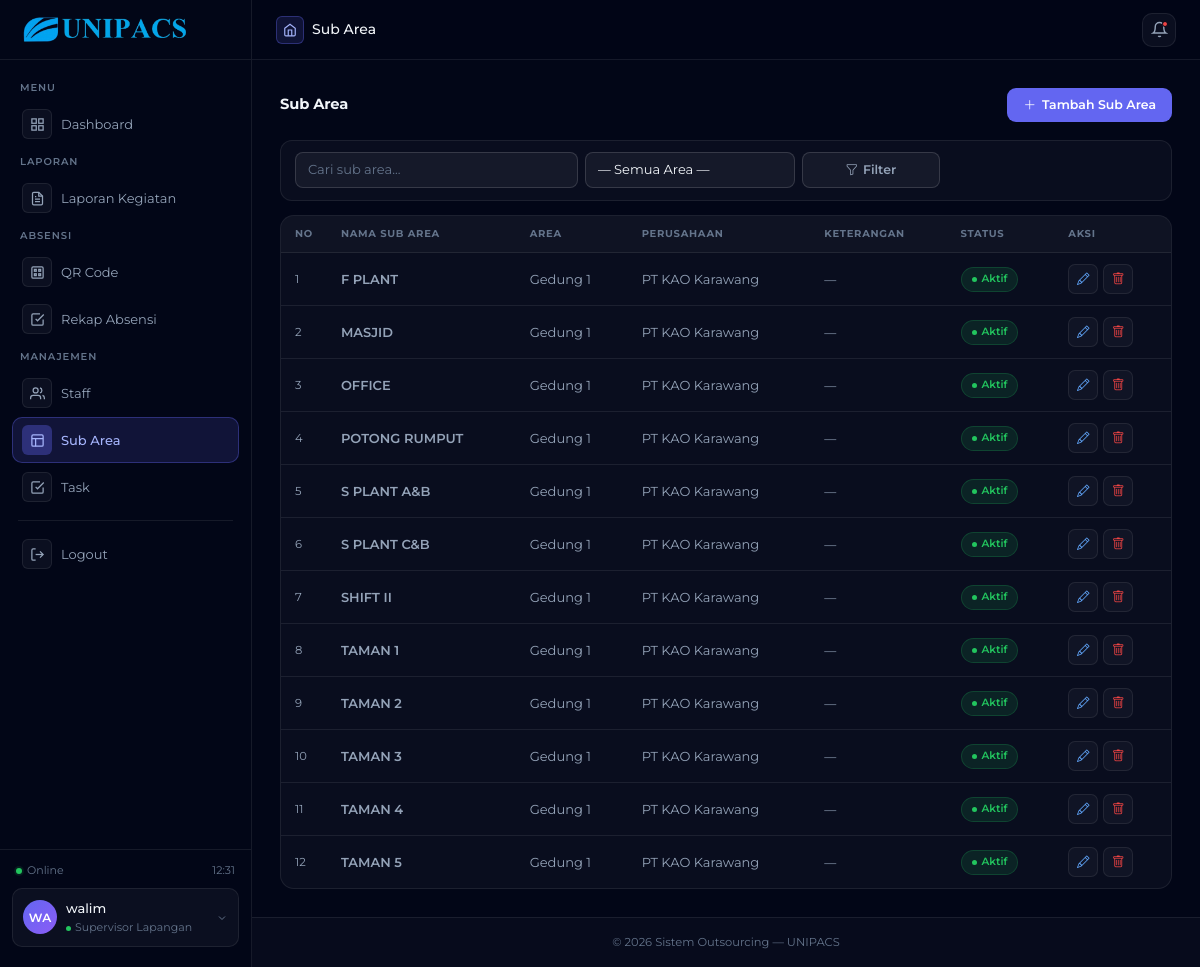
The page /supervisor/subarea/ (signed in) on the database its author committed.
### outsourcing/models.py (models this page shows, shortened)
class User(AbstractUser):
    role = models.CharField(
        max_length=30,
        choices=RoleChoices.choices,
        default=RoleChoices.STAFF,
    )
    nama_lengkap = models.CharField(max_length=150, blank=True)
    jenis_kelamin = models.CharField(
        max_length=1,
        choices=GenderChoices.choices,
        blank=True,
        null=True,
    )
    nik = models.CharField(
        max_length=20,
        blank=True,
        null=True,
        unique=True,
        help_text='NIK / ID Karyawan (contoh: 202403157)',
    )
    telepon      = models.CharField(
        max_length=20,
        blank=True,
        validators=[telepon_validator],
    )
    foto_profil  = models.ImageField(
        upload_to='foto_profil/',
        blank=True,
        null=True,
    )
    dibuat_pada  = models.DateTimeField(auto_now_add=True)
    diubah_pada  = models.DateTimeField(auto_now=True)
    class Meta:
        verbose_name        = 'Pengguna'
        verbose_name_plural = 'Pengguna'
        ordering            = ['nama_lengkap']

class SubArea(models.Model):
    area        = models.ForeignKey(
        AreaKerja,
        on_delete=models.CASCADE,
        related_name='sub_area',
    )
    nama_sub_area = models.CharField(max_length=150)
    keterangan    = models.TextField(blank=True)
    is_active      = models.BooleanField(default=True)
    dibuat_pada   = models.DateTimeField(auto_now_add=True)
    diubah_pada   = models.DateTimeField(auto_now=True)
    objects = models.Manager()
    aktif   = AktifManager()
    class Meta:
        verbose_name        = 'Sub Area'
        verbose_name_plural = 'Sub Area'
        ordering            = ['area', 'nama_sub_area']
        unique_together     = ['area', 'nama_sub_area']

class AreaKerja(models.Model):
    perusahaan  = models.ForeignKey(
        Perusahaan,
        on_delete=models.CASCADE,
        related_name='area_kerja',
    )
    nama_area   = models.CharField(max_length=150)
    keterangan  = models.TextField(blank=True)
    is_active    = models.BooleanField(default=True)
    dibuat_pada = models.DateTimeField(auto_now_add=True)
    diubah_pada = models.DateTimeField(auto_now=True)
    objects = models.Manager()
    aktif   = AktifManager()
    class Meta:
        verbose_name        = 'Area Kerja'
        verbose_name_plural = 'Area Kerja'
        ordering            = ['perusahaan', 'nama_area']
        unique_together     = ['perusahaan', 'nama_area']

class Perusahaan(models.Model):
    nama_perusahaan = models.CharField(max_length=200)
    alamat          = models.TextField()
    telepon         = models.CharField(max_length=20, blank=True)
    email           = models.EmailField(blank=True)
    jenis_jasa      = models.ManyToManyField(
        JenisJasa,
        related_name='perusahaan',
        blank=True,
    )
    customer        = models.OneToOneField(
        User,
        on_delete=models.SET_NULL,
        null=True,
        blank=True,
        related_name='perusahaan_customer',
        limit_choices_to={'role': RoleChoices.CUSTOMER},
    )
    foto_perusahaan  = models.ImageField(
        upload_to='foto_perusahaan/',
        blank=True,
        null=True,
    )
    is_active    = models.BooleanField(default=True)
    dibuat_pada = models.DateTimeField(auto_now_add=True)
    diubah_pada = models.DateTimeField(auto_now=True)
    objects = models.Manager()
    aktif   = AktifManager()
    class Meta:
        verbose_name        = 'Perusahaan'
        verbose_name_plural = 'Perusahaan'
        ordering            = ['nama_perusahaan']

### outsourcing/views/supervisor/area_kerja.py (the view)
# urls.py: path('supervisor/subarea/', subarea_list, name='supervisor_subarea_list'),
@supervisor_required
def subarea_list(request, area_pk=None):
    q = request.GET.get('q', '').strip()
    perusahaan_ids = SupervisorPerusahaan.objects.filter(
        supervisor=request.user,
        is_active=True
    ).values_list('perusahaan_id', flat=True)
    area_qs = AreaKerja.objects.filter(
        perusahaan_id__in=perusahaan_ids,
        is_active=True
    )
    if not area_qs.exists():
        messages.warning(request, "Anda belum memiliki area. Hubungi admin.")
    subarea_qs = SubArea.objects.filter(
        area__in=area_qs,
        is_active=True
    ).select_related('area', 'area__perusahaan')
    if area_pk:
        if not area_qs.filter(pk=area_pk).exists():
            messages.error(request, "Area tidak valid atau bukan akses Anda.")
            subarea_qs = SubArea.objects.none()
        else:
            subarea_qs = subarea_qs.filter(area_id=area_pk)
    if q:
        subarea_qs = subarea_qs.filter(
            Q(nama_sub_area__icontains=q) |
            Q(area__nama_area__icontains=q)
        )
    context = {
        'subarea_list': subarea_qs.order_by(
            'area__perusahaan__nama_perusahaan',
            'area__nama_area',
            'nama_sub_area'
        ),
        'area_list': area_qs,
        'q': q,
        'area_pk': area_pk,
        'page_title': 'Sub Area',
    }
    return render(request, 'supervisor/area_kerja/subarea_list.html', context)

### outsourcing/templates/supervisor/area_kerja/subarea_list.html (shortened to what this page needs)
{% extends 'supervisor/base_supervisor.html' %}
{% load static %}
{% block extra_css %}
<link rel="stylesheet" href="{% static 'css/supervisor/list_subarea.css' %}">
{% endblock %}
{% block content %}
<div class="page-header">
    <h5>Sub Area</h5>
    <a href="{% url 'supervisor_subarea_create' %}" class="btn-tambah">
        <i class="bi bi-plus-lg"></i> Tambah Sub Area
    </a>
</div>
<div class="filter-card">
    <form method="get" class="row g-2">
        <div class="col-md-4">
            <input type="text" name="q" value="{{ q }}"
                   class="form-control" placeholder="Cari sub area...">
        </div>
        <div class="col-md-3">
            <select name="area_pk" class="form-select">
                <option value="">— Semua Area —</option>
            </select>
        </div>
        <div class="col-md-2">
            <button type="submit" class="btn-filter">
                <i class="bi bi-funnel"></i> Filter
            </button>
        </div>
        <div class="col-md-3">
        </div>
    </form>
</div>
<div class="table-card">
    <table>
        <thead>
            <tr>
                <th>No</th>
                <th>Nama Sub Area</th>
                <th>Area</th>
                <th>Perusahaan</th>
                <th>Keterangan</th>
                <th>Status</th>
                <th>Aksi</th>
            </tr>
        </thead>
        <tbody>
            {% for subarea in subarea_list %}
            <tr>
                <td class="td-no">{{ forloop.counter }}</td>
                <td class="td-nama">{{ subarea.nama_sub_area }}</td>
                <td>{{ subarea.area.nama_area }}</td>
                <td>{{ subarea.area.perusahaan.nama_perusahaan }}</td>
                <td class="td-muted">{{ subarea.keterangan|default:'—' }}</td>
                <td>
                    {% if subarea.is_active %}
                        <span class="badge-aktif">Aktif</span>
                    {% else %}
                        <span class="badge-nonaktif">Nonaktif</span>
                    {% endif %}
                </td>
                <td>
                    <div class="action-btns">
                        <a href="{% url 'supervisor_subarea_edit' subarea.pk %}" class="btn-edit">
                            <i class="bi bi-pencil"></i>
                        </a>
                        <button class="btn-hapus"
                            data-bs-toggle="modal"
                            data-bs-target="#modalHapus{{ subarea.pk }}">
                            <i class="bi bi-trash"></i>
                        </button>
                    </div>
                </td>
            </tr>
            {% empty %}
            <tr class="empty-row">
                <td colspan="7">Belum ada sub area.</td>
            </tr>
            {% endfor %}
        </tbody>
    </table>
</div>
{% endblock %}

### outsourcing/templates/base/base.html (shortened to what this page needs)
{% load static %}
<!DOCTYPE html>
<html lang="id">
<head>
    <link href="https://cdn.jsdelivr.net/npm/bootstrap@5.3.2/dist/css/bootstrap.min.css" rel="stylesheet">
    <link href="https://cdn.jsdelivr.net/npm/bootstrap-icons@1.11.3/font/bootstrap-icons.css" rel="stylesheet">
    <link rel="stylesheet" href="https://cdnjs.cloudflare.com/ajax/libs/font-awesome/6.4.0/css/all.min.css">
    <link href="{% static 'css/base.css' %}" rel="stylesheet">
    {% block extra_css %}{% endblock %}
</head>
<body>
<div class="orb two"></div>
<div class="orb three"></div>
<div class="app-shell">
<div class="sidebar" id="sidebar">
    <div class="sidebar-logo">
        <div class="logo-mark">
            <img src="{% static 'image/logo.png' %}" alt="UNIPACS Logo">
        </div>
    </div>
    <div class="sidebar-nav">
        {% block sidebar %}{% endblock %}
        <div class="nav-divider"></div>
        <form method="post" action="{% url 'logout' %}">
            <button type="submit" class="nav-link logout-nav-btn">
                <div class="nav-icon">
                    <svg viewBox="0 0 24 24" fill="none" stroke="currentColor" stroke-width="2">
                        <path d="M9 21H5a2 2 0 0 1-2-2V5a2 2 0 0 1 2-2h4"/>
                        <polyline points="16 17 21 12 16 7"/>
                        <line x1="21" y1="12" x2="9" y2="12"/>
                    </svg>
                </div>
                <span class="nav-label">Logout</span>
            </button>
        </form>
    </div>
    <div class="sidebar-footer">
        <div class="system-status">
            <div class="status-pill">
                <div class="status-dot online"></div>
                <span>Online</span>
            </div>
            <div class="sidebar-clock" id="clock">00:00</div>
        </div>
        <div class="user-card">
            <div class="user-avatar">
                {{ request.user.nama_lengkap|default:request.user.username|slice:":2"|upper }}
            </div>
            <div class="user-info">
                <div class="user-name">
                    {{ request.user.nama_lengkap|default:request.user.username }}
                </div>
                <div class="user-role">
                    <div class="role-badge-dot"></div>
                    <span>{{ request.user.get_role_display }}</span>
                </div>
            </div>
            <div class="user-chevron">
                <svg width="12" height="12" viewBox="0 0 24 24" fill="none" stroke="currentColor" stroke-width="2">
                    <polyline points="6 9 12 15 18 9"/>
                </svg>
            </div>
        </div>
    </div>
</div>
    <div class="main-area">
        <div class="top-header">
            <div class="page-breadcrumb">
                <div class="breadcrumb-icon">
                    <svg viewBox="0 0 24 24" fill="none" stroke="currentColor" stroke-width="2">
                        <path d="M3 9l9-7 9 7v11a2 2 0 0 1-2 2H5a2 2 0 0 1-2-2z"/>
                        <polyline points="9 22 9 12 15 12 15 22"/>
                    </svg>
                </div>
                <div class="page-title">{{ page_title }}</div>
            </div>
            <div class="header-actions">
                <button class="header-btn">
                    <svg viewBox="0 0 24 24" fill="none" stroke="currentColor" stroke-width="2">
                        <path d="M18 8A6 6 0 0 0 6 8c0 7-3 9-3 9h18s-3-2-3-9"/>
                        <path d="M13.73 21a2 2 0 0 1-3.46 0"/>
                    </svg>
                    <div class="notif-dot"></div>
                </button>
            </div>
        </div>
        <div class="page-content">
            {% block content %}{% endblock %}
        </div>
        <footer class="main-footer">
            <div class="footer-content">
                <p>© {% now "Y" %} Sistem Outsourcing — UNIPACS</p>
            </div>
        </footer>
    </div>
</div>
</body>
</html>

### outsourcing/static/css/supervisor/list_subarea.css (style rules this page uses)
.page-header { display: flex; justify-content: space-between; align-items: center; margin-bottom: 1.25rem; }
.page-header h5 { font-size: 1.05rem; font-weight: 700; letter-spacing: -0.01em; color: var(--clr-text-primary); margin: 0; }
.btn-tambah { display: inline-flex; align-items: center; gap: 6px; background: var(--clr-accent); color: #fff; border: none; border-radius: 9px; padding: 7px 16px; font-size: 12.5px; font-weight: 600; font-family: var(--font-base); text-decoration: none; transition: background 0.15s, transform 0.1s, box-shadow 0.15s; cursor: pointer; }
.filter-card { background: rgba(255, 255, 255, 0.03); border: 1px solid var(--clr-border); border-radius: 12px; padding: .85rem 1rem; margin-bottom: 1rem; }
.filter-card .form-control, .filter-card .form-select { background: rgba(255, 255, 255, 0.05); border: 1px solid var(--clr-border-strong); border-radius: 8px; color: var(--clr-text-primary); font-size: 13px; font-family: var(--font-base); padding: 7px 12px; transition: border-color 150ms, box-shadow 150ms; width: 100%; }
.filter-card .form-control::placeholder { color: var(--clr-text-muted); }
.filter-card .form-select option { background: #0c1327; color: var(--clr-text-primary); }
.btn-filter { display: inline-flex; align-items: center; justify-content: center; gap: 5px; width: 100%; padding: 7px 14px; border-radius: 8px; font-size: 12.5px; font-weight: 600; font-family: var(--font-base); border: 1px solid var(--clr-border-strong); background: rgba(255, 255, 255, 0.05); color: var(--clr-text-secondary); cursor: pointer; transition: all 150ms; }
.table-card { background: rgba(255, 255, 255, 0.03); border: 1px solid var(--clr-border); border-radius: 14px; overflow: hidden; }
.table-card table { width: 100%; border-collapse: collapse; font-size: 13px; }
.table-card thead tr { background: rgba(255, 255, 255, 0.025); border-bottom: 1px solid var(--clr-border); }
.table-card thead th { padding: 10px 14px; font-size: 10px; font-weight: 700; letter-spacing: 0.07em; text-transform: uppercase; color: var(--clr-text-muted); white-space: nowrap; }
.table-card tbody tr { border-bottom: 1px solid var(--clr-border); transition: background 0.12s; }
.table-card tbody tr:last-child { border-bottom: none; }
.table-card tbody td { padding: 11px 14px; color: var(--clr-text-secondary); vertical-align: middle; }
.td-no { font-size: 11.5px; color: var(--clr-text-muted); width: 40px; }
.td-nama { font-weight: 600; color: var(--clr-text-primary); }
.td-muted { font-size: 12px; color: var(--clr-text-muted); }
.badge-aktif { display: inline-flex; align-items: center; gap: 5px; padding: 3px 10px; border-radius: 20px; font-size: 10.5px; font-weight: 600; background: var(--clr-success-light); color: var(--clr-success); border: 1px solid rgba(34, 197, 94, 0.2); }
.badge-aktif::before { content: ''; width: 5px; height: 5px; border-radius: 50%; background: var(--clr-success); }
.action-btns { display: flex; gap: 5px; }
.btn-edit, .btn-hapus { width: 30px; height: 30px; border-radius: 7px; display: inline-flex; align-items: center; justify-content: center; font-size: 12.5px; border: 1px solid var(--clr-border); background: rgba(255, 255, 255, 0.03); text-decoration: none; cursor: pointer; transition: all 0.12s; }
.btn-edit { color: #60a5fa; }
.btn-hapus { color: var(--clr-danger); }

### rows shown on the page
User: user.nama_lengkap "WA", user.nama_lengkap "walim", user.role "Supervisor Lapangan"
SubArea: nama_sub_area "F PLANT", area.nama_area "Gedung 1", area.perusahaan.nama_perusahaan "PT KAO Karawang", keterangan "—", is_active "Aktif"
SubArea: nama_sub_area "MASJID", area.nama_area "Gedung 1", area.perusahaan.nama_perusahaan "PT KAO Karawang", keterangan "—", is_active "Aktif"
SubArea: nama_sub_area "OFFICE", area.nama_area "Gedung 1", area.perusahaan.nama_perusahaan "PT KAO Karawang", keterangan "—", is_active "Aktif"
SubArea: nama_sub_area "POTONG RUMPUT", area.nama_area "Gedung 1", area.perusahaan.nama_perusahaan "PT KAO Karawang", keterangan "—", is_active "Aktif"
SubArea: nama_sub_area "S PLANT A&B", area.nama_area "Gedung 1", area.perusahaan.nama_perusahaan "PT KAO Karawang", keterangan "—", is_active "Aktif"
SubArea: nama_sub_area "S PLANT C&B", area.nama_area "Gedung 1", area.perusahaan.nama_perusahaan "PT KAO Karawang", keterangan "—", is_active "Aktif"
SubArea: nama_sub_area "SHIFT II", area.nama_area "Gedung 1", area.perusahaan.nama_perusahaan "PT KAO Karawang", keterangan "—", is_active "Aktif"
SubArea: nama_sub_area "TAMAN 1", area.nama_area "Gedung 1", area.perusahaan.nama_perusahaan "PT KAO Karawang", keterangan "—", is_active "Aktif"
SubArea: nama_sub_area "TAMAN 2", area.nama_area "Gedung 1", area.perusahaan.nama_perusahaan "PT KAO Karawang", keterangan "—", is_active "Aktif"
SubArea: nama_sub_area "TAMAN 3", area.nama_area "Gedung 1", area.perusahaan.nama_perusahaan "PT KAO Karawang", keterangan "—", is_active "Aktif"
SubArea: nama_sub_area "TAMAN 4", area.nama_area "Gedung 1", area.perusahaan.nama_perusahaan "PT KAO Karawang", keterangan "—", is_active "Aktif"
SubArea: nama_sub_area "TAMAN 5", area.nama_area "Gedung 1", area.perusahaan.nama_perusahaan "PT KAO Karawang", keterangan "—", is_active "Aktif"

### other values the page prints
{{ page_title }} "Sub Area"
